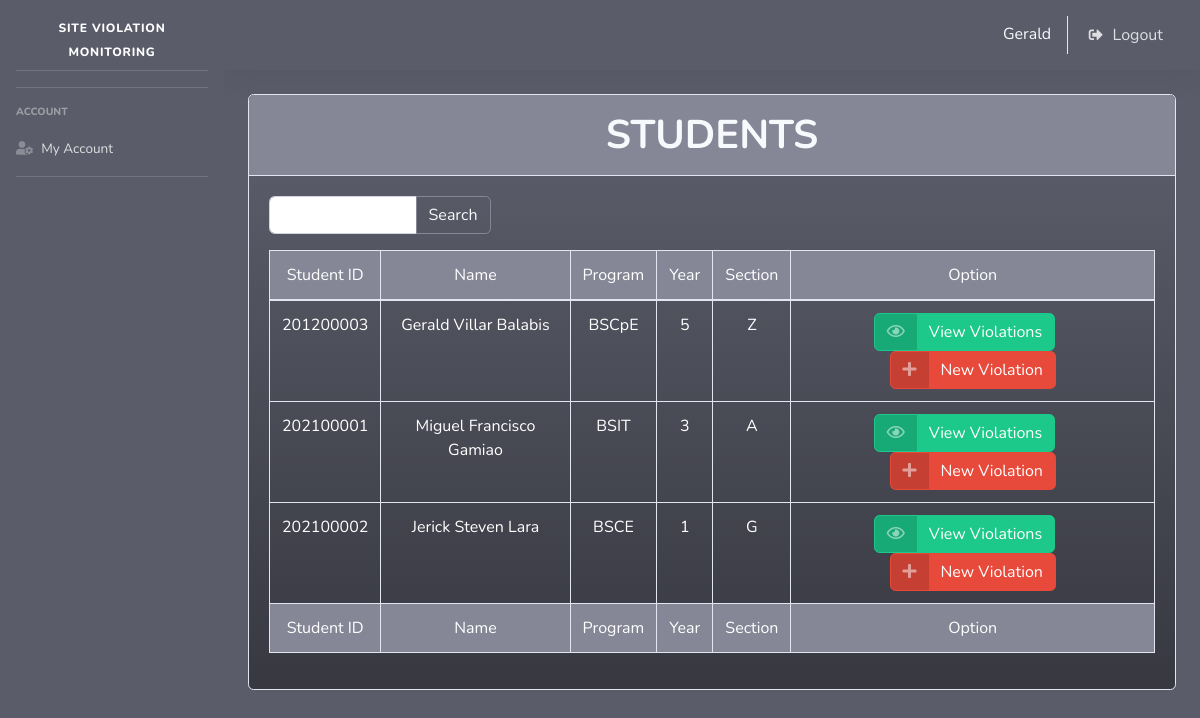
The app's page /violation_active_manage.php (signed in) with its own data.
### tables this page shows
CREATE TABLE `students` (
  `id` varchar(11) NOT NULL,
  `year_level` int(11) NOT NULL,
  `section` text NOT NULL,
  `program` text NOT NULL,
  `firstname` text NOT NULL,
  `middlename` text NOT NULL,
  `lastname` text NOT NULL,
  `email` text NOT NULL,
  `contact` text NOT NULL,
  `status` int(11) NOT NULL
);

### perfect_function.php (called while the page is built, shortened)
<?php
function getConnection()
{
	$servername = "localhost";
	$username = "root";
	$password = "";
	$dbname = "site_violation2";
	$conn = new mysqli($servername, $username, $password, $dbname);
	return $conn;
}
function get($table_name)
{
	$conn = getConnection();
	$sql = "SELECT * FROM $table_name";
	$result = $conn->query($sql);
	return $result;
}
?>

### violation_active_manage.php (the view, shortened to what this page needs)
<?php
include "header.php";
include "perfect_function.php";
?>
<div align=center>
    <div class="card w-100 bg-gradient-dark">
                <div class="card-header py-3 bg-secondary">
                <h1 class="m-0 font-weight-bold text-light">STUDENTS</h1>
                </div>
                <div class="card-body">
                <form method="post" action="violation_active_search.php">
                    <div class="input-group mb-3 w-25" style="float: left;">
                    <input type="text" class="form-control" placeholder="" name="search" autocomplete="off" required>
                        <div class="input-group-append">
                            <button class="btn btn-outline-secondary text-light" type="submit" id="button-addon2">Search</button>
                        </div>
                        </div>
                </form>
                <div class="table-responsive">
                    <table class="table table-bordered" id="dataTable" width="100%" cellspacing="0">
        <thead class="bg-secondary" style="text-align: center; color: white;">
        <tr>
            <td>Student ID</td>
            <td>Name</td>
            <td>Program</td>
            <td>Year</td>
            <td>Section</td>
            <td>Option</td>
        </tr>
        </thead>
        <tfoot class="bg-secondary" style="text-align: center; color: white;">
        <tr>
            <td>Student ID</td>
            <td>Name</td>
            <td>Program</td>
            <td>Year</td>
            <td>Section</td>
            <td>Option</td>
        </tr>
        </tfoot>
        <tbody style="text-align: center; color: white;">
    <?php
        $table_name="students";
        $user_data=get($table_name);
        foreach ($user_data as $key => $row) {
            $id=$row['id'];
            $name=$row['firstname'] ." ". $row['middlename'] ." ". $row['lastname'];
            $program=$row['program'];
            $year_level=$row['year_level'];
                if ($year_level==1){
                    $year_level="1";
                } elseif ($year_level==2){
                    $year_level="2";
                } elseif ($year_level==3){
                    $year_level="3";
                } elseif ($year_level==4){
                    $year_level="4";
                } else {
                    $year_level="5";
                }
            $section=$row['section'];
    ?>
    <tr>
        <td><?= $id ?></td>
        <td><?= $name ?></td>
        <td><?= $program ?></td>
        <td><?= $year_level ?></td>
        <td><?= $section ?></td>
        <td>
        <a href="violation_view.php?id=<?= $id?>" class="btn btn-success btn-icon-split">
        <span class="icon text-white-50">
            <i class="far fa-eye"></i>
        </span>
        <span class="text">
            View Violations
        </span>
        </a>
        <a href="violation_add.php?id=<?= $id?>" class="btn btn-danger btn-icon-split" style="padding-right: -5%;">
        <span class="icon text-white-50">
            <i class="fas fa-plus"></i>
        </span>
        <span class="text">
            New Violation
        </span>
        </a>
        </td>
    </tr>
        <?php   }   ?>
    </tbody>
</table>
</div>
</div>
</div>

### records on screen
students: id "201200003", name "Gerald Villar Balabis", program "BSCpE", year_level "5", section "Z"
students: id "202100001", name "Miguel Francisco Gamiao", program "BSIT", year_level "3", section "A"
students: id "202100002", name "Jerick Steven Lara", program "BSCE", year_level "1", section "G"

### other values on screen
$_SESSION['firstlast'] "Gerald"
